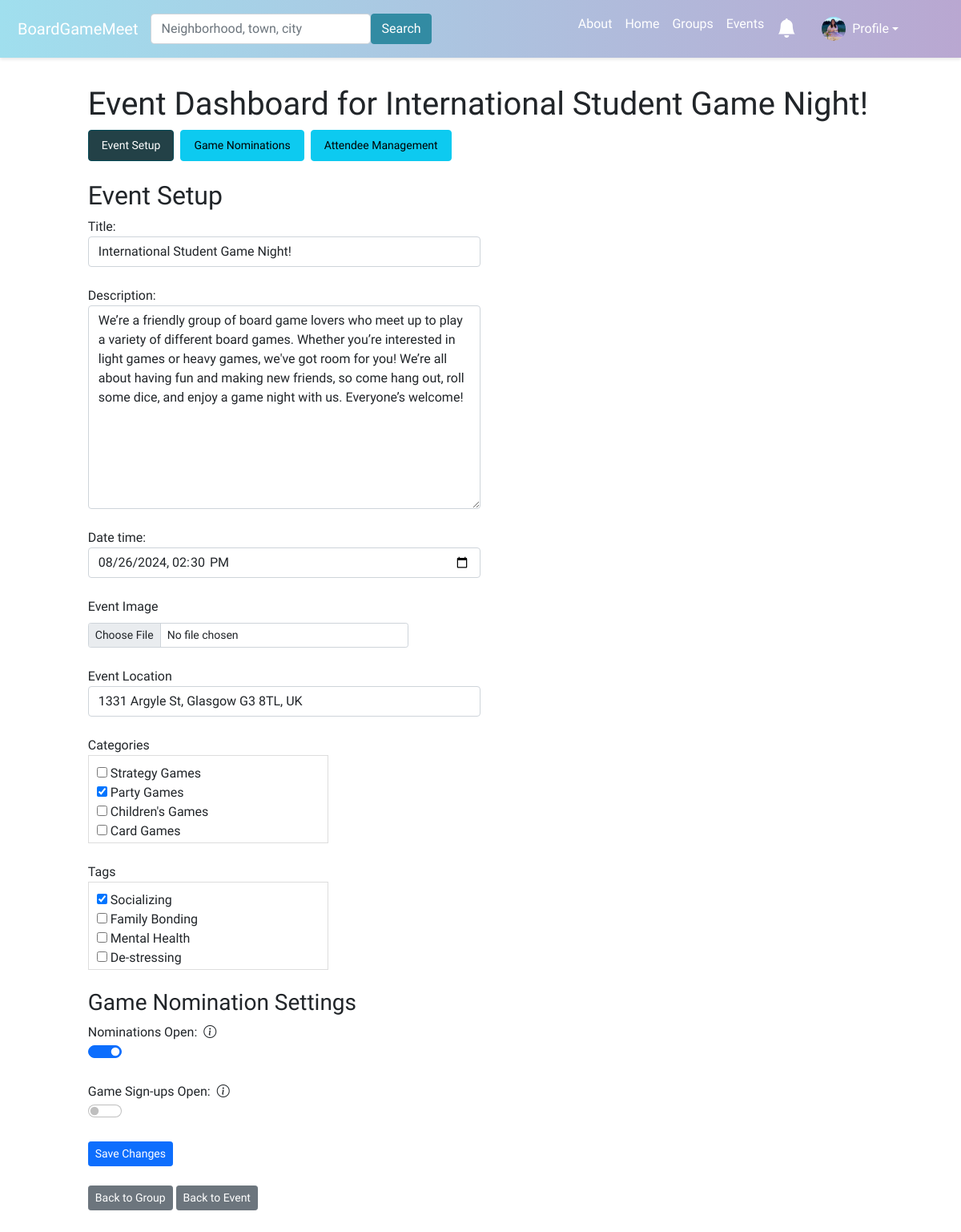
Screenshot of /event-dashboard/event/20/ (signed in) with the database file from the repository.
### boardgame/models.py (models this page shows, shortened)
class UserProfile(models.Model):
    user = models.OneToOneField(User, on_delete=models.CASCADE)
    bio = models.TextField(blank=True)
    favorite_games = models.TextField(blank=True)
    picture = models.ImageField(upload_to='profile_images', blank=True)
    categories = models.ManyToManyField(Category, related_name='profile', blank=True)
    tags = models.ManyToManyField(Tag, related_name='profile', blank=True)
    city = models.CharField(max_length=255, blank=True)
    state = models.CharField(max_length=255, blank=True)
    country = models.CharField(max_length=255, blank=True)
    latitude = models.FloatField(null=True, blank=True)
    longitude = models.FloatField(null=True, blank=True)

class Event(models.Model):
    group = models.ForeignKey(Group, on_delete=models.CASCADE)
    title = models.CharField(max_length=100)
    description = models.TextField()
    date_time = models.DateTimeField()
    attendees = models.ManyToManyField(User, through='EventAttendance')
    event_image = models.ImageField(upload_to='event_images/', null=True, blank=True)
    categories = models.ManyToManyField(Category, related_name='events', blank=True)
    tags = models.ManyToManyField(Tag, related_name='events', blank=True)
    nominations_open = models.BooleanField(default=True)
    signups_open = models.BooleanField(default=False)
    admin_only_nominations = models.BooleanField(default=False)
    skip_nominations = models.BooleanField(default=False)

class EventLocation(models.Model):
    event = models.OneToOneField('Event', on_delete=models.CASCADE)
    address = models.CharField(max_length=255)
    city = models.CharField(max_length=100)
    sublocality = models.CharField(max_length=100, blank=True)  # neighborhoods or sublocalities
    state = models.CharField(max_length=100, blank=True, null=True)
    postcode = models.CharField(max_length=20)
    country = models.CharField(max_length=20)
    latitude = models.DecimalField(max_digits=9, decimal_places=6, blank=True, null=True)
    longitude = models.DecimalField(max_digits=9, decimal_places=6, blank=True, null=True)

### boardgame/views.py (the view, shortened to what this page needs)
# urls.py: path('event-dashboard/event/<int:event_id>/', views.manage_event_dashboard, name='manage_event_dashboard'),
def manage_event_dashboard(request, event_id, section=None):
    event = Event.objects.get(id=event_id)
    section = section or request.GET.get('section', 'event_setup')
    event_location = None
    if EventLocation.objects.filter(event=event).exists():
        event_location = EventLocation.objects.get(event=event)
    context = {'event': event, 'section': section}
    if section == 'event_setup':
        if request.method == 'POST':
            form = EventForm(request.POST, request.FILES, instance=event)
            if form.is_valid():
                try:
                    form.save()
                    place_id = request.POST.get('place_id')
                    if place_id:
                        place_details = fetch_place_details(place_id)
                        if place_details:
                            if event_location is None:
                                event_location = EventLocation(event=event)
                            event_location.address = place_details.get('formatted_address', '')
                            event_location.city = place_details.get('city', '')
                            event_location.state = place_details.get('state', '')
                            event_location.postcode = place_details.get('postcode', '')
                            event_location.country = place_details.get('country', '')
                            event_location.latitude = place_details.get('latitude', None)
                            event_location.longitude = place_details.get('longitude', None)
                            event_location.save()
                    messages.success(request, 'Event updated successfully.')
                    return redirect('manage_event_dashboard_with_section', event_id=event.id, section='event_setup')
                except Exception as e:
                    messages.error(request, "An unexpected error occurred. Please try again.")
                    return redirect('manage_event_dashboard_with_section', event_id=event.id, section='event_setup')
            else:
                if 'event_image' in form.errors:
                    messages.error(request, form.errors['event_image'][0])
                else:
                    messages.error(request, "There was an issue with the image file. Please upload a different image.")
                return redirect('manage_event_dashboard_with_section', event_id=event.id, section='event_setup')
        else:
            form = EventForm(instance=event)
        context.update({'form': form,'event_location':event_location})
    return render(request, 'boardgame/manage_event_dashboard.html', context)

### boardgame/forms.py
class EventForm(forms.ModelForm):
    class Meta:
        model = Event
        fields = ['title', 'description', 'date_time','event_image','categories', 'tags',
                  'nominations_open', 'signups_open']
        widgets = {
            'title': forms.TextInput(attrs={'class': 'form-control', 'style': 'width: 50%;'}),
            'description': forms.Textarea(attrs={'class': 'form-control', 'style': 'width: 50%;'}),
            'date_time': forms.DateTimeInput(attrs={'type': 'datetime-local', 'class': 'form-control', 'style': 'width: 50%;'}),
            'categories': forms.CheckboxSelectMultiple,
            'tags': forms.CheckboxSelectMultiple,
            'nominations_open': forms.CheckboxInput(attrs={'class': 'form-check-input form-switch'}),
            'signups_open': forms.CheckboxInput(attrs={'class': 'form-check-input form-switch'}),
        }

### boardgame/models.py (called while the page is built)
    def __str__(self):
        return self.name

    def __str__(self):
        return self.name

### boardgame/templatetags/custom_filters.py (called while the page is built)
@register.simple_tag
def unread_notifications_count(user):
    if user.is_authenticated:
        return Notification.objects.filter(user=user, read=False).count()
    return 0

### boardgame/templates/boardgame/manage_event_dashboard.html (shortened to what this page needs)
{% extends 'boardgame/base.html' %}
{% load static %}
{% load custom_filters %}
{% block content %}
<head>
    <link href="https://cdn.jsdelivr.net/npm/bootstrap-icons@1.10.5/font/bootstrap-icons.css" rel="stylesheet">
</head>
<div class="container mt-4" style="max-width: 90%; margin: 0 auto; padding-bottom: 30px; padding-top: 10px;">
<h1>Event Dashboard for {{ event.title }} </h1>
<nav>
    <ul class="nav nav-pills">
        <li class="nav-item">
            <a class="btn btn-info btn-sm me-2 nav-link {% if section == 'event_setup' %}active{% endif %}"
                href="{% url 'manage_event_dashboard_with_section' event.id 'event_setup' %}">Event Setup</a>
        </li>
        <li class="nav-item">
            <a class="btn btn-info btn-sm me-2 nav-link {% if section == 'game_nominations' %}active{% endif %}"
                href="{% url 'manage_event_dashboard_with_section' event.id 'game_nominations' %}">Game Nominations</a>
        </li>
        <li class="nav-item">
            <a class="btn btn-info btn-sm me-2 nav-link {% if section == 'attendee_management' %}active{% endif %}"
                href="{% url 'manage_event_dashboard_with_section' event.id 'attendee_management' %}">Attendee
                Management</a>
        </li>
    </ul>
</nav>
<br />
{% if section == 'event_setup' %}
<h2>Event Setup</h2>
<form method="post" enctype="multipart/form-data">
   <div class="form-group">
    {{ form.title.label_tag }} {{ form.title }} <br/>
    {{ form.description.label_tag }} {{ form.description }} <br/>
    {{ form.date_time.label_tag }} {{ form.date_time }} <br/>
    <label for="{{ form.event_image.id_for_label }}" class="form-label">Event Image</label>
    <input type="file" id="{{ form.event_image.id_for_label }}" name="event_image" class="form-control form-control-sm" style="max-width: 400px;">
  </div>
    <br/>
     <div class="form-group">
        <label for="event-location-input">Event Location</label>
        <input type="text" id="event-location-input" class="form-control" style="width: 50%;" name="address"
            autocomplete="off" value="{{ event_location.address|default:'' }}">
    </div>
    <br />
    <div class="form-group">
        <label for="id_categories">{{ form.categories.label }}</label>
        <div class="scrollable-checkboxes">
            {{ form.categories }}
        </div>
    </div>
    <br/>
    <div class="form-group">
        <label for="id_tags">{{ form.tags.label }}</label>
        <div class="scrollable-checkboxes">
            {{ form.tags }}
        </div>
    </div>
    <br/>
     <div class="section">
        <h3>Game Nomination Settings</h3>
        <div class="form-group">
            <label for="id_nominations_open" class="d-flex align-items-center">
                Nominations Open:
                <i class="bi bi-info-circle ms-2" data-bs-toggle="tooltip" data-bs-placement="top" data-bs-html="true"
                   title="<strong>Enabled:</strong> Users can nominate games.<br><strong>Disabled:</strong> Nominations are closed and the section is removed from the event page."></i>
            </label>
            <div class="form-check form-switch">
                {{ form.nominations_open }}
            </div>
        </div>
        <br />
        <div class="form-group">
            <label for="id_signups_open" class="d-flex align-items-center">
                Game Sign-ups Open:
                <i class="bi bi-info-circle ms-2" data-bs-toggle="tooltip" data-bs-placement="top" data-bs-html="true"
                   title="<strong>Enabled:</strong> Approved games will be listed in the game sign-up section of the event page.<br><strong>Disabled:</strong> The game sign-up section will not appear on the event page and users cannot sign up for games."></i>
            </label>
            <div class="form-check form-switch">
                {{ form.signups_open }}
            </div>
        </div>
        <br />
    </div>
    <button class="btn btn-primary btn-sm" type="submit">Save Changes</button>
</form>
{% endif %}
<div class="row mt-4">
    <div class="col-md-12">
        <a href="{% url 'group_profile' event.group.slug %}" class="btn btn-secondary btn-sm">Back to Group</a>
        <a href="{% url 'event_details' event.id %}" class="btn btn-secondary btn-sm">Back to Event</a>
    </div>
</div>
</div>
{% endblock %}

### boardgame/templates/boardgame/navbar.html (shortened to what this page needs)
{% load static %}
{% load custom_filters %}
<nav class="navbar navbar-expand-lg navbar-dark" style="background: linear-gradient(to right, #a0dfee, #b9a7d1); box-shadow: 0 2px 4px rgba(0, 0, 0, 0.1); padding: 10px;">
  <div class="container-fluid">
    <a class="navbar-brand" href="{% url 'home' %}">BoardGameMeet</a>
    <div class="collapse navbar-collapse" id="navbarSupportedContent">
      <form class="d-flex me-auto mb-2 mb-lg-0" method="POST" action="{% url 'search' %}">
        <input class="form-control custom-search-bar" type="search" placeholder="Neighborhood, town, city" aria-label="Search" name="searched">
        <button class="btn" type="submit" style="background-color: #328ba3; border-color: #328ba3; color: #ffffff;">Search</button>
      </form>
      <ul class="navbar-nav me-5 mb-2 mb-lg-0">
        <li class="nav-item">
          <a class="nav-link" href="{% url 'about' %}" style="color: white;">About</a>
        </li>
        <li class="nav-item">
          <a class="nav-link" href="{% url 'home' %}" style="color: white;">Home</a>
        </li>
        <li class="nav-item">
          <a class="nav-link" href="{% url 'groups' %}" style="color: white;">Groups</a>
        </li>
        <li class="nav-item">
          <a class="nav-link" href="{% url 'events' %}" style="color: white;">Events</a>
        </li>
        {% if user.is_authenticated %}
        <li class="nav-item">
          <a class="nav-link position-relative" href="{% url 'notifications' %}" style="color: white;">
            <i class="bi bi-bell-fill" style="font-size: 1.5rem; padding-right: 1rem; position: relative;"></i>
          </a>
        </li>
        <li class="nav-item dropdown d-flex align-items-center">
          <a class="nav-link dropdown-toggle d-flex align-items-center" href="#" id="navbarDropdown" role="button" data-bs-toggle="dropdown" aria-expanded="false" style="color: white;">
            <img src="{% if user.userprofile.picture %}{{ user.userprofile.picture.url }}{% else %}{% static 'boardgame/images/default_profile.jpg' %}{% endif %}" class="rounded-circle me-2" style="width: 30px; height: 30px; object-fit: cover;">
            Profile
          </a>
        </li>
        {% endif %}
      </ul>
    </div>
  </div>
</nav>

### boardgame/static/boardgame/style.css (style rules this page uses)
.btn-sm { font-size: 0.8rem; padding: 5px 10px; }
.container { max-width: 1200px; margin: auto; }
.navbar .form-control.custom-search-bar { width: 275px; }
.scrollable-checkboxes { max-height: 110px; width: 300px; overflow-y: auto; border: 1px solid #ddd; padding: 10px; }
.form-check { margin-bottom: 5px; }

### boardgame/templates/boardgame/base.html (style rules this page uses)
body { font-family: 'Varela Round', sans-serif; }
.navbar-nav li { list-style: none !important; font-size: 1rem; }

### boardgame/templates/boardgame/manage_event_dashboard.html (style rules this page uses)
.nav-pills .nav-link { background-color: #0dcaf0; color: #000000; border: 1px solid #0dcaf0; }
.nav-pills .nav-link.active { background-color: #234147 !important; border-color: #064a57 !important; color: #ffffff !important; }

### rows the page displays
Event: title "International Student Game Night!", description "We’re a friendly group of board game lovers who meet up to play a variety of different board games. Whether you’re interested in light games or heavy games, we've got room for you! We’re all about having fun and making new friends, so come hang out, roll some dice, and enjoy a game night with us. Everyone’s welcome!", date_time "08/26/2024 14:30", nominations_open "☑"
EventLocation: address "1331 Argyle St, Glasgow G3 8TL, UK"
